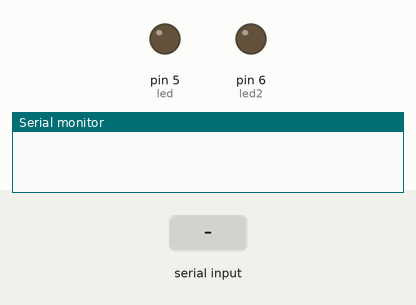
The sketch below on a simulated Arduino Uno, built with avr-gcc and run on an emulated ATmega328P. Parts: output pins drawn as LEDs (lit = HIGH), the last lines printed to the serial monitor. Inputs (shaded band) come from the test bench.

Above: at 1.2 s.
1.3 s: "1" received over Serial
At 2.6 s:
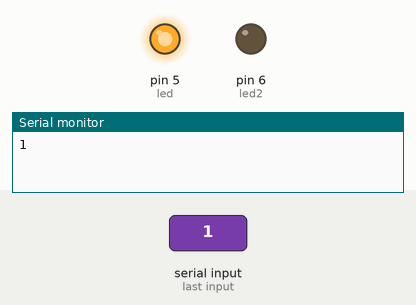
Timing chart, 0 to 4.3 s (numbered marks = the images above; inputs shaded):
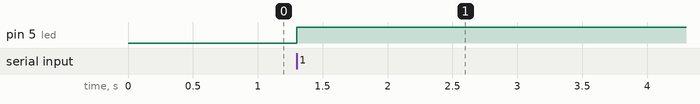

Measured:
- after the input at 1.3 s, pin 5 (led): LOW → HIGH at once

The sketch:

table_led-Arduiuno.ino
```cpp
char command;
String string;
boolean ledon = false;
#define led 5
#define led2 6

void setup() {
  Serial.begin(9600);
  pinMode(led, OUTPUT);
  pinMode(led2, OUTPUT);

}

void loop() {
  while(Serial.available() > 0)
    {
  command = ((byte)Serial.read());
  string += command;

  Serial.print(command);

  if(string =="1")
  {
    ledOn();
  }
  if(string =="2")
  {
    ledOn2();
  }}
  // put your main code here, to run repeatedly:

}

void ledOn()
   {
      analogWrite(led, 255);
      //digitalWrite(led,5);
      delay(1000);
    }

void ledOn2()
   {
      analogWrite(led2, 255);

      delay(1000);
    }
```
